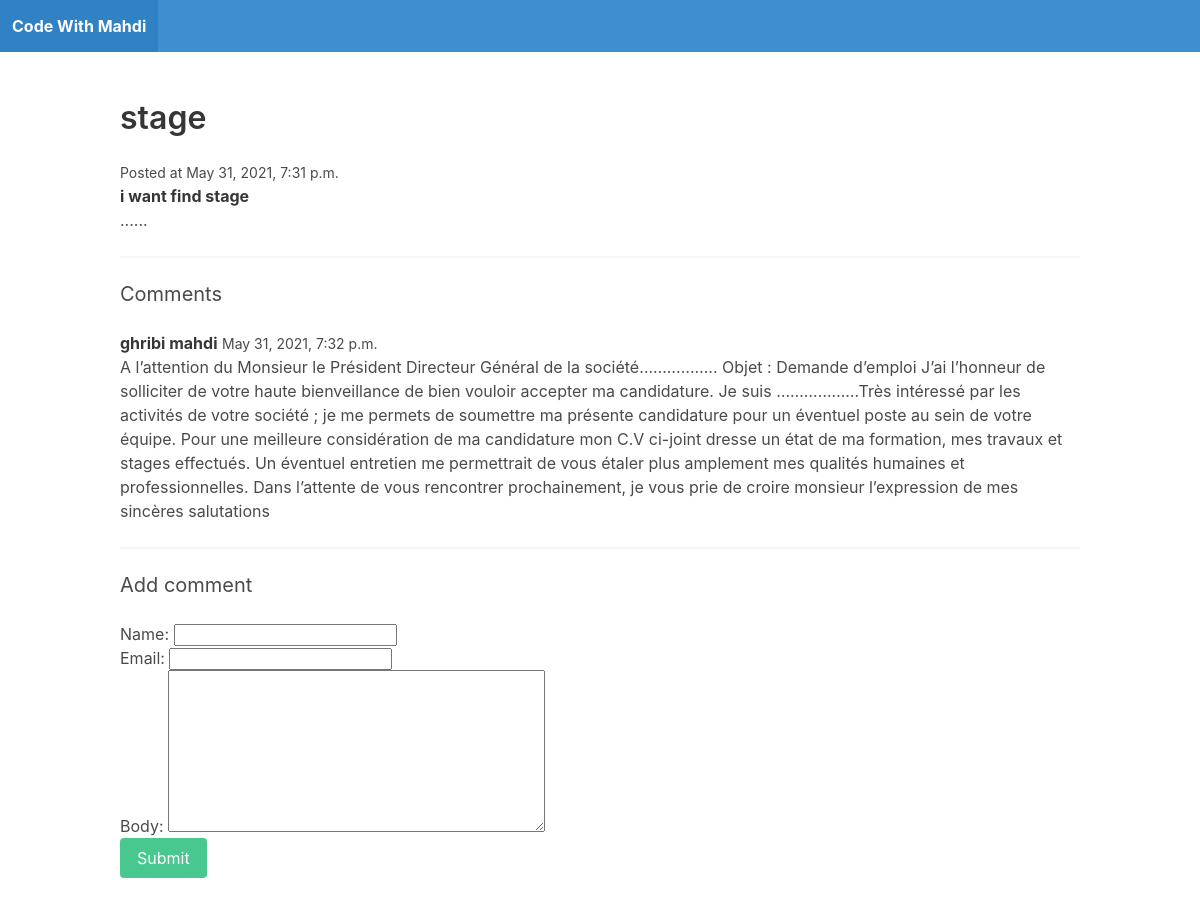
Screenshot of /blog/post1/ with the database file from the repository.
### blog/models.py (models this page shows)
class Post(models.Model):
    title = models.CharField(max_length=255)
    slug = models.SlugField()
    intro = models.TextField()
    body = models.TextField()
    date_added = models.DateTimeField(auto_now_add=True)
    class Meta:
        ordering = ['-date_added']

class Comment(models.Model):
    post = models.ForeignKey(Post, related_name='comments', on_delete=models.CASCADE)
    name = models.CharField(max_length=255)
    email = models.EmailField()
    body = models.TextField()
    date_added = models.DateTimeField(auto_now_add=True)
    class Meta:
        ordering = ['date_added']

### blog/views.py (the view)
# urls.py: path('<slug:slug>/', post_detail, name='post_detail'),
def post_detail(request, slug):
    post = Post.objects.get(slug=slug)
    if request.method == 'POST':
        form = CommentForm(request.POST)
        if form.is_valid():
            comment = form.save(commit=False)
            comment.post = post
            comment.save()
            return redirect('post_detail', slug=post.slug)
    else:
        form = CommentForm()
    return render(request, 'blog/post_detail.html', {'post': post, 'form': form})

### blog/forms.py
class CommentForm(forms.ModelForm):
    class Meta:
        model = Comment
        fields = ['name', 'email', 'body']

### templates/blog/post_detail.html (shortened to what this page needs)
{% extends 'blog/base.html' %}
{% block content %}
    <h1 class="title">{{ post.title }}</h1>
    <small>Posted at {{ post.date_added }}</small>
    <p><strong>{{ post.intro }}</strong></p>
    <p>{{ post.body }}</p>
    <hr>
    <h2 class="subtitle">Comments</h2>
    {% for comment in post.comments.all %}
        <article class="media">
            <div class="media-content">
                <div class="content">
                    <p>
                        <strong>{{ comment.name }}</strong> <small>{{ comment.date_added }}</small>
                        <br>
                        {{ comment.body }}
                    </p>
                </div>
            </div>
        </article>
    {% empty %}
        <div class="notification">
            <p>No comments yet!</p>
        </div>
    {% endfor %}
    <hr>
    <h2 class="subtitle">Add comment</h2>
    <form method="post" action=".">
        {{ form.as_p }}
        <div class="field">
            <div class="control">
                <button class="button is-success">Submit</button>
            </div>
        </div>
    </form>
{% endblock %}

### templates/blog/base.html (shortened to what this page needs)
<!DOCTYPE html>
<html>
    <head>
        <link rel="stylesheet" href="https://cdn.jsdelivr.net/npm/bulma@0.9.1/css/bulma.min.css">
    </head>
    <body>
        <nav class="navbar is-info">
            <div class="navbar-brand">
                <a href="/" class="navbar-item"><strong>Code With Mahdi </strong></a>
            </div>
        </nav>
        <section class="section">
            <div class="container">
                {% block content %}
                {% endblock %}
            </div>
        </section>
    </body>
</html>

### rows the page displays
Post: title "stage", date_added "May 31, 2021, 7:31 p.m.", intro "i want find stage", body "......"
Comment: name "ghribi mahdi", date_added "May 31, 2021, 7:32 p.m.", body "A l’attention du Monsieur le Président Directeur Général de la société…………….. Objet : Demande d’emploi J’ai l’honneur de solliciter de votre haute bienveillance de bien vouloir accepter ma candidature. Je suis ………………Très intéressé par les activités de votre société ; je me permets de soumettre ma présente candidature pour un éventuel poste au sein de votre équipe. Pour une meilleure considération de ma candidature mon C.V ci-joint dresse un état de ma formation, mes travaux et stages effectués. Un éventuel entretien me permettrait de vous étaler plus amplement mes qualités humaines et professionnelles. Dans l’attente de vous rencontrer prochainement, je vous prie de croire monsieur…"
